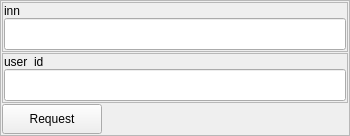
                <widget class="QFrame" name="frame_30">
                 <property name="minimumSize">
                  <size>
                   <width>350</width>
                   <height>0</height>
                  </size>
                 </property>
                 <property name="maximumSize">
                  <size>
                   <width>350</width>
                   <height>16777215</height>
                  </size>
                 </property>
                 <property name="frameShape">
                  <enum>QFrame::StyledPanel</enum>
                 </property>
                 <property name="frameShadow">
                  <enum>QFrame::Raised</enum>
                 </property>
                 <layout class="QVBoxLayout" name="verticalLayout_21">
                  <property name="spacing">
                   <number>1</number>
                  </property>
                  <property name="leftMargin">
                   <number>1</number>
                  </property>
                  <property name="topMargin">
                   <number>1</number>
                  </property>
                  <property name="rightMargin">
                   <number>1</number>
                  </property>
                  <property name="bottomMargin">
                   <number>1</number>
                  </property>
                  <item>
                   <widget class="QFrame" name="frame_36">
                    <property name="minimumSize">
                     <size>
                      <width>0</width>
                      <height>50</height>
                     </size>
                    </property>
                    <property name="maximumSize">
                     <size>
                      <width>16777215</width>
                      <height>16777215</height>
                     </size>
                    </property>
                    <property name="frameShape">
                     <enum>QFrame::StyledPanel</enum>
                    </property>
                    <property name="frameShadow">
                     <enum>QFrame::Raised</enum>
                    </property>
                    <layout class="QVBoxLayout" name="verticalLayout_25">
                     <property name="spacing">
                      <number>1</number>
                     </property>
                     <property name="leftMargin">
                      <number>1</number>
                     </property>
                     <property name="topMargin">
                      <number>1</number>
                     </property>
                     <property name="rightMargin">
                      <number>1</number>
                     </property>
                     <property name="bottomMargin">
                      <number>1</number>
                     </property>
                     <item>
                      <widget class="QLabel" name="label_17">
                       <property name="minimumSize">
                        <size>
                         <width>0</width>
                         <height>13</height>
                        </size>
                       </property>
                       <property name="maximumSize">
                        <size>
                         <width>16777215</width>
                         <height>13</height>
                        </size>
                       </property>
                       <property name="text">
                        <string>inn</string>
                       </property>
                      </widget>
                     </item>
                     <item>
                      <widget class="QLineEdit" name="text_GerRequestCreateCardHolder_inn">
                       <property name="minimumSize">
                        <size>
                         <width>0</width>
                         <height>32</height>
                        </size>
                       </property>
                      </widget>
                     </item>
                    </layout>
                   </widget>
                  </item>
                  <item>
                   <widget class="QFrame" name="frame_31">
                    <property name="minimumSize">
                     <size>
                      <width>0</width>
                      <height>50</height>
                     </size>
                    </property>
                    <property name="maximumSize">
                     <size>
                      <width>16777215</width>
                      <height>50</height>
                     </size>
                    </property>
                    <property name="frameShape">
                     <enum>QFrame::StyledPanel</enum>
                    </property>
                    <property name="frameShadow">
                     <enum>QFrame::Raised</enum>
                    </property>
                    <layout class="QVBoxLayout" name="verticalLayout_24">
                     <property name="spacing">
                      <number>1</number>
                     </property>
                     <property name="leftMargin">
                      <number>1</number>
                     </property>
                     <property name="topMargin">
                      <number>1</number>
                     </property>
                     <property name="rightMargin">
                      <number>1</number>
                     </property>
                     <property name="bottomMargin">
                      <number>1</number>
                     </property>
                     <item>
                      <widget class="QLabel" name="label_16">
                       <property name="minimumSize">
                        <size>
                         <width>0</width>
                         <height>13</height>
                        </size>
                       </property>
                       <property name="maximumSize">
                        <size>
                         <width>16777215</width>
                         <height>13</height>
                        </size>
                       </property>
                       <property name="text">
                        <string>user_id</string>
                       </property>
                      </widget>
                     </item>
                     <item>
                      <widget class="QLineEdit" name="text_GetRequestCreateCardHolder_user_id">
                       <property name="minimumSize">
                        <size>
                         <width>0</width>
                         <height>32</height>
                        </size>
                       </property>
                      </widget>
                     </item>
                    </layout>
                   </widget>
                  </item>
                  <item>
                   <widget class="QPushButton" name="bt_GetRequestCreateCardHolder">
                    <property name="minimumSize">
                     <size>
                      <width>100</width>
                      <height>30</height>
                     </size>
                    </property>
                    <property name="maximumSize">
                     <size>
                      <width>100</width>
                      <height>30</height>
                     </size>
                    </property>
                    <property name="text">
                     <string>Request</string>
                    </property>
                   </widget>
                  </item>
                 </layout>
                </widget>
